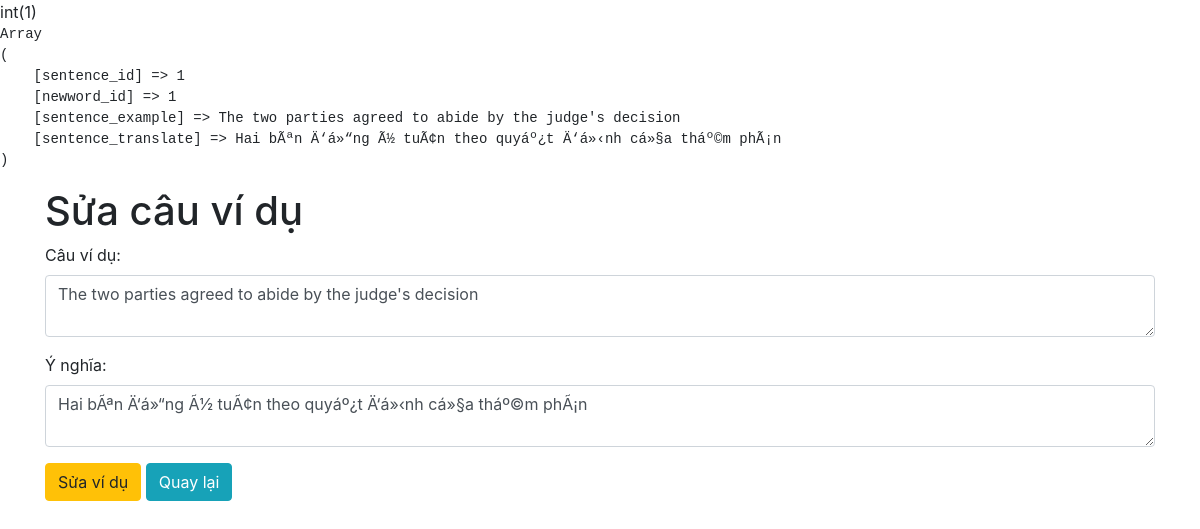
The app's page /editsentence.php?id=1, older data.
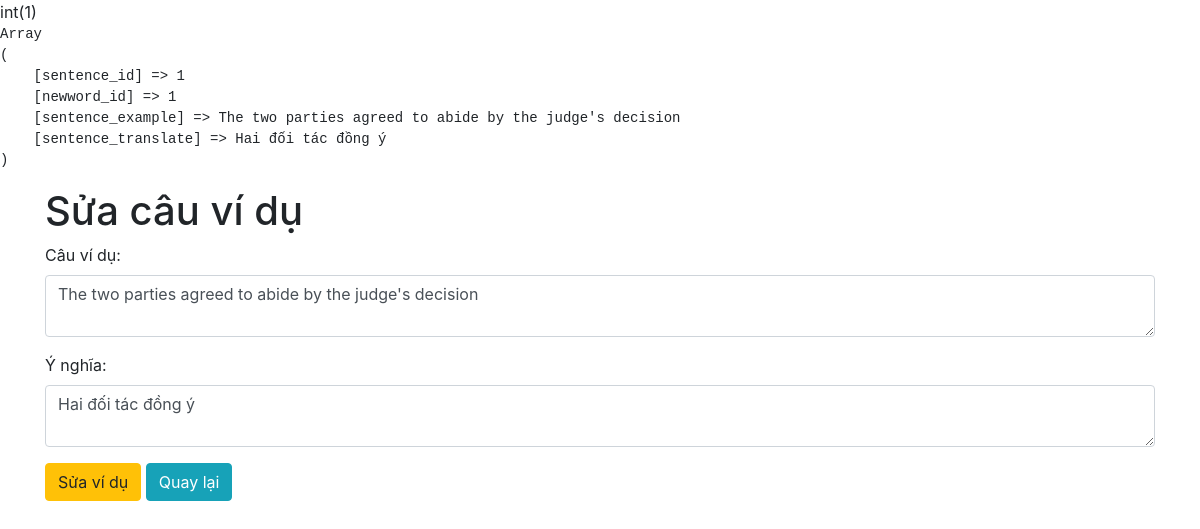
The same page, newer data.
### tables this page shows
CREATE TABLE `sentences` (
  `sentence_id` int(10) unsigned NOT NULL AUTO_INCREMENT,
  `newword_id` int(11) DEFAULT NULL,
  `sentence_example` text DEFAULT NULL,
  `sentence_translate` text DEFAULT NULL,
  PRIMARY KEY (`sentence_id`)
);

### editsentence.php (the view, shortened to what this page needs)
<!DOCTYPE html>
<html lang="en">
<head>
    <link rel="stylesheet" href="https://stackpath.bootstrapcdn.com/bootstrap/4.3.1/css/bootstrap.min.css">
</head>
<body>
<?php
include_once "config.php";
$id = (int) $_GET["id"];
var_dump($id);
$sqlSelect = "SELECT * FROM sentences WHERE sentence_id=".$id;
$result = $connection->query($sqlSelect);
$row = $result->fetch_assoc();
echo "<pre>";
print_r($row);
echo "</pre>";
?>
<div class="container">
    <div class="row">
        <div class="col-md-12">
            <h1>Sửa câu ví dụ</h1>
            <form name="edit" action="" method="post">
                <div class="form-group">
                    <label>Câu ví dụ:</label>
                    <textarea class="form-control" name="sentence_example"><?php echo $row["sentence_example"] ?></textarea>
                </div>
                <div class="form-group">
                    <label>Ý nghĩa:</label>
                    <textarea class="form-control" name="sentence_translate"><?php echo $row["sentence_translate"] ?></textarea>
                </div>
                <button type="submit" class="btn btn-warning">Sửa ví dụ</button>
                <a href="index.php" class="btn btn-info">Quay lại</a>
            </form>
        </div>
    </div>
</div>
</body>
</html>

Row changes from the older to the newer data that the page shows:
changed sentences "The two parties agreed to abide by the judge's decision": sentence_translate "Hai bÃªn Ä‘á»“ng Ã½ tuÃ¢n theo quyáº¿t Ä‘á»‹nh cá»§a tháº©m phÃ¡n" → "Hai đối tác đồng ý"
Text that changed along with them:
text no longer shown: "int(1) Array ( [sentence_id] => 1 [newword_id] => 1 [sentence_example] => The two parties agreed to abide by the judge's decision [sentence_translate] => Hai bÃªn Ä‘á»“ng Ã½ tuÃ¢n theo quyáº¿t Ä‘á»‹nh cá»§a tháº©m phÃ¡n )"
text now shown: "int(1) Array ( [sentence_id] => 1 [newword_id] => 1 [sentence_example] => The two parties agreed to abide by the judge's decision [sentence_translate] => Hai đối tác đồng ý )"
